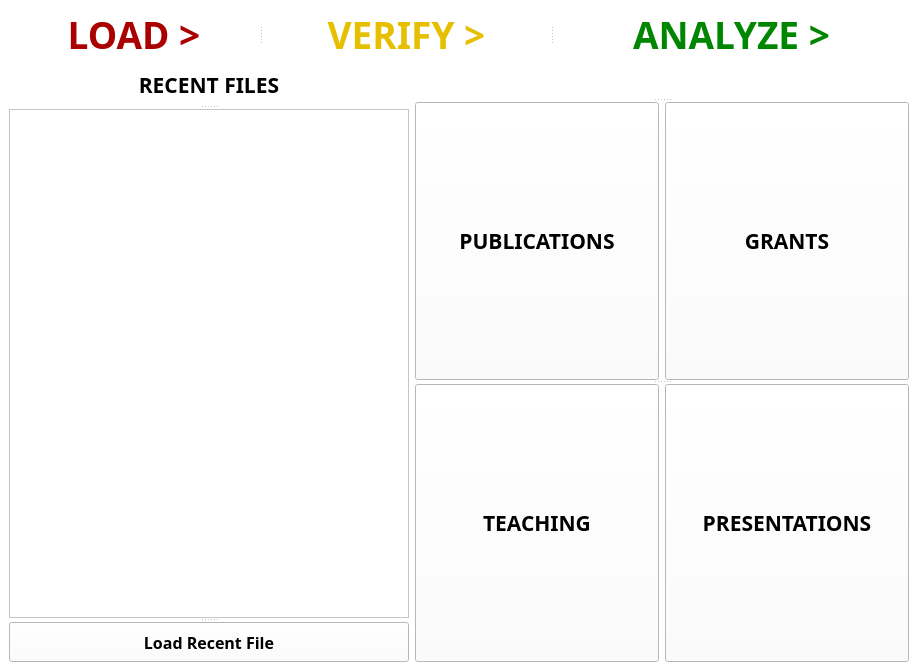
<?xml version="1.0" encoding="UTF-8"?>
<ui version="4.0">
 <class>LoadCSV</class>
 <widget class="QMainWindow" name="LoadCSV">
  <property name="geometry">
   <rect>
    <x>0</x>
    <y>0</y>
    <width>918</width>
    <height>671</height>
   </rect>
  </property>
  <property name="minimumSize">
   <size>
    <width>870</width>
    <height>625</height>
   </size>
  </property>
  <property name="palette">
   <palette>
    <active>
     <colorrole role="WindowText">
      <brush brushstyle="SolidPattern">
       <color alpha="255">
        <red>0</red>
        <green>0</green>
        <blue>0</blue>
       </color>
      </brush>
     </colorrole>
     <colorrole role="Button">
      <brush brushstyle="SolidPattern">
       <color alpha="255">
        <red>255</red>
        <green>255</green>
        <blue>255</blue>
       </color>
      </brush>
     </colorrole>
     <colorrole role="Light">
      <brush brushstyle="SolidPattern">
       <color alpha="255">
        <red>255</red>
        <green>255</green>
        <blue>255</blue>
       </color>
      </brush>
     </colorrole>
     <colorrole role="Midlight">
      <brush brushstyle="SolidPattern">
       <color alpha="255">
        <red>255</red>
        <green>255</green>
        <blue>255</blue>
       </color>
      </brush>
     </colorrole>
     <colorrole role="Dark">
      <brush brushstyle="SolidPattern">
       <color alpha="255">
        <red>127</red>
        <green>127</green>
        <blue>127</blue>
       </color>
      </brush>
     </colorrole>
     <colorrole role="Mid">
      <brush brushstyle="SolidPattern">
       <color alpha="255">
        <red>170</red>
        <green>170</green>
        <blue>170</blue>
       </color>
      </brush>
     </colorrole>
     <colorrole role="Text">
      <brush brushstyle="SolidPattern">
       <color alpha="255">
        <red>0</red>
        <green>0</green>
        <blue>0</blue>
       </color>
      </brush>
     </colorrole>
     <colorrole role="BrightText">
      <brush brushstyle="SolidPattern">
       <color alpha="255">
        <red>255</red>
        <green>255</green>
        <blue>255</blue>
       </color>
      </brush>
     </colorrole>
     <colorrole role="ButtonText">
      <brush brushstyle="SolidPattern">
       <color alpha="255">
        <red>0</red>
        <green>0</green>
        <blue>0</blue>
       </color>
      </brush>
     </colorrole>
     <colorrole role="Base">
      <brush brushstyle="SolidPattern">
       <color alpha="255">
        <red>255</red>
        <green>255</green>
        <blue>255</blue>
       </color>
      </brush>
     </colorrole>
     <colorrole role="Window">
      <brush brushstyle="SolidPattern">
       <color alpha="255">
        <red>255</red>
        <green>255</green>
        <blue>255</blue>
       </color>
      </brush>
     </colorrole>
     <colorrole role="Shadow">
      <brush brushstyle="SolidPattern">
       <color alpha="255">
        <red>0</red>
        <green>0</green>
        <blue>0</blue>
       </color>
      </brush>
     </colorrole>
     <colorrole role="AlternateBase">
      <brush brushstyle="SolidPattern">
       <color alpha="255">
        <red>255</red>
        <green>255</green>
        <blue>255</blue>
       </color>
      </brush>
     </colorrole>
     <colorrole role="ToolTipBase">
      <brush brushstyle="SolidPattern">
       <color alpha="255">
        <red>255</red>
        <green>255</green>
        <blue>220</blue>
       </color>
      </brush>
     </colorrole>
     <colorrole role="ToolTipText">
      <brush brushstyle="SolidPattern">
       <color alpha="255">
        <red>0</red>
        <green>0</green>
        <blue>0</blue>
       </color>
      </brush>
     </colorrole>
    </active>
    <inactive>
     <colorrole role="WindowText">
      <brush brushstyle="SolidPattern">
       <color alpha="255">
        <red>0</red>
        <green>0</green>
        <blue>0</blue>
       </color>
      </brush>
     </colorrole>
     <colorrole role="Button">
      <brush brushstyle="SolidPattern">
       <color alpha="255">
        <red>255</red>
        <green>255</green>
        <blue>255</blue>
       </color>
      </brush>
     </colorrole>
     <colorrole role="Light">
      <brush brushstyle="SolidPattern">
       <color alpha="255">
        <red>255</red>
        <green>255</green>
        <blue>255</blue>
       </color>
      </brush>
     </colorrole>
     <colorrole role="Midlight">
      <brush brushstyle="SolidPattern">
       <color alpha="255">
        <red>255</red>
        <green>255</green>
        <blue>255</blue>
       </color>
      </brush>
     </colorrole>
     <colorrole role="Dark">
      <brush brushstyle="SolidPattern">
       <color alpha="255">
        <red>127</red>
        <green>127</green>
        <blue>127</blue>
       </color>
      </brush>
     </colorrole>
     <colorrole role="Mid">
      <brush brushstyle="SolidPattern">
       <color alpha="255">
        <red>170</red>
        <green>170</green>
        <blue>170</blue>
       </color>
      </brush>
     </colorrole>
     <colorrole role="Text">
      <brush brushstyle="SolidPattern">
       <color alpha="255">
        <red>0</red>
        <green>0</green>
        <blue>0</blue>
       </color>
      </brush>
     </colorrole>
     <colorrole role="BrightText">
      <brush brushstyle="SolidPattern">
       <color alpha="255">
        <red>255</red>
        <green>255</green>
        <blue>255</blue>
       </color>
      </brush>
     </colorrole>
     <colorrole role="ButtonText">
      <brush brushstyle="SolidPattern">
       <color alpha="255">
        <red>0</red>
        <green>0</green>
        <blue>0</blue>
       </color>
      </brush>
     </colorrole>
     <colorrole role="Base">
      <brush brushstyle="SolidPattern">
       <color alpha="255">
        <red>255</red>
        <green>255</green>
        <blue>255</blue>
       </color>
      </brush>
     </colorrole>
     <colorrole role="Window">
      <brush brushstyle="SolidPattern">
       <color alpha="255">
        <red>255</red>
        <green>255</green>
        <blue>255</blue>
       </color>
      </brush>
     </colorrole>
     <colorrole role="Shadow">
      <brush brushstyle="SolidPattern">
       <color alpha="255">
        <red>0</red>
        <green>0</green>
        <blue>0</blue>
       </color>
      </brush>
     </colorrole>
     <colorrole role="AlternateBase">
      <brush brushstyle="SolidPattern">
       <color alpha="255">
        <red>255</red>
        <green>255</green>
        <blue>255</blue>
       </color>
      </brush>
     </colorrole>
     <colorrole role="ToolTipBase">
      <brush brushstyle="SolidPattern">
       <color alpha="255">
        <red>255</red>
        <green>255</green>
        <blue>220</blue>
       </color>
      </brush>
     </colorrole>
     <colorrole role="ToolTipText">
      <brush brushstyle="SolidPattern">
       <color alpha="255">
        <red>0</red>
        <green>0</green>
        <blue>0</blue>
       </color>
      </brush>
     </colorrole>
    </inactive>
    <disabled>
     <colorrole role="WindowText">
      <brush brushstyle="SolidPattern">
       <color alpha="255">
        <red>127</red>
        <green>127</green>
        <blue>127</blue>
       </color>
      </brush>
     </colorrole>
     <colorrole role="Button">
      <brush brushstyle="SolidPattern">
       <color alpha="255">
        <red>255</red>
        <green>255</green>
        <blue>255</blue>
       </color>
      </brush>
     </colorrole>
     <colorrole role="Light">
      <brush brushstyle="SolidPattern">
       <color alpha="255">
        <red>255</red>
        <green>255</green>
        <blue>255</blue>
       </color>
      </brush>
     </colorrole>
     <colorrole role="Midlight">
      <brush brushstyle="SolidPattern">
       <color alpha="255">
        <red>255</red>
        <green>255</green>
        <blue>255</blue>
       </color>
      </brush>
     </colorrole>
     <colorrole role="Dark">
      <brush brushstyle="SolidPattern">
       <color alpha="255">
        <red>127</red>
        <green>127</green>
        <blue>127</blue>
       </color>
      </brush>
     </colorrole>
     <colorrole role="Mid">
      <brush brushstyle="SolidPattern">
       <color alpha="255">
        <red>170</red>
        <green>170</green>
        <blue>170</blue>
       </color>
      </brush>
     </colorrole>
     <colorrole role="Text">
      <brush brushstyle="SolidPattern">
       <color alpha="255">
        <red>127</red>
        <green>127</green>
        <blue>127</blue>
       </color>
      </brush>
     </colorrole>
     <colorrole role="BrightText">
      <brush brushstyle="SolidPattern">
       <color alpha="255">
        <red>255</red>
        <green>255</green>
        <blue>255</blue>
       </color>
      </brush>
     </colorrole>
     <colorrole role="ButtonText">
      <brush brushstyle="SolidPattern">
       <color alpha="255">
        <red>127</red>
        <green>127</green>
        <blue>127</blue>
       </color>
      </brush>
     </colorrole>
     <colorrole role="Base">
      <brush brushstyle="SolidPattern">
       <color alpha="255">
        <red>255</red>
        <green>255</green>
        <blue>255</blue>
       </color>
      </brush>
     </colorrole>
     <colorrole role="Window">
      <brush brushstyle="SolidPattern">
       <color alpha="255">
        <red>255</red>
        <green>255</green>
        <blue>255</blue>
       </color>
      </brush>
     </colorrole>
     <colorrole role="Shadow">
      <brush brushstyle="SolidPattern">
       <color alpha="255">
        <red>0</red>
        <green>0</green>
        <blue>0</blue>
       </color>
      </brush>
     </colorrole>
     <colorrole role="AlternateBase">
      <brush brushstyle="SolidPattern">
       <color alpha="255">
        <red>255</red>
        <green>255</green>
        <blue>255</blue>
       </color>
      </brush>
     </colorrole>
     <colorrole role="ToolTipBase">
      <brush brushstyle="SolidPattern">
       <color alpha="255">
        <red>255</red>
        <green>255</green>
        <blue>220</blue>
       </color>
      </brush>
     </colorrole>
     <colorrole role="ToolTipText">
      <brush brushstyle="SolidPattern">
       <color alpha="255">
        <red>0</red>
        <green>0</green>
        <blue>0</blue>
       </color>
      </brush>
     </colorrole>
    </disabled>
   </palette>
  </property>
  <property name="windowTitle">
   <string>MainWindow</string>
  </property>
  <property name="autoFillBackground">
   <bool>true</bool>
  </property>
  <widget class="QWidget" name="centralwidget">
   <property name="minimumSize">
    <size>
     <width>800</width>
     <height>600</height>
    </size>
   </property>
   <layout class="QGridLayout" name="gridLayout">
    <item row="0" column="0" colspan="2">
     <widget class="QSplitter" name="splitter">
      <property name="orientation">
       <enum>Qt::Horizontal</enum>
      </property>
      <widget class="QPushButton" name="load_btn">
       <property name="minimumSize">
        <size>
         <width>250</width>
         <height>50</height>
        </size>
       </property>
       <property name="maximumSize">
        <size>
         <width>16777215</width>
         <height>50</height>
        </size>
       </property>
       <property name="palette">
        <palette>
         <active>
          <colorrole role="ButtonText">
           <brush brushstyle="SolidPattern">
            <color alpha="255">
             <red>170</red>
             <green>0</green>
             <blue>0</blue>
            </color>
           </brush>
          </colorrole>
         </active>
         <inactive>
          <colorrole role="ButtonText">
           <brush brushstyle="SolidPattern">
            <color alpha="255">
             <red>170</red>
             <green>0</green>
             <blue>0</blue>
            </color>
           </brush>
          </colorrole>
         </inactive>
         <disabled>
          <colorrole role="ButtonText">
           <brush brushstyle="SolidPattern">
            <color alpha="255">
             <red>120</red>
             <green>120</green>
             <blue>120</blue>
            </color>
           </brush>
          </colorrole>
         </disabled>
        </palette>
       </property>
       <property name="font">
        <font>
         <family>Arial Black</family>
         <pointsize>28</pointsize>
         <weight>75</weight>
         <bold>true</bold>
        </font>
       </property>
       <property name="text">
        <string>LOAD &gt;</string>
       </property>
       <property name="flat">
        <bool>true</bool>
       </property>
      </widget>
      <widget class="QPushButton" name="verify_btn">
       <property name="minimumSize">
        <size>
         <width>250</width>
         <height>50</height>
        </size>
       </property>
       <property name="maximumSize">
        <size>
         <width>16777215</width>
         <height>50</height>
        </size>
       </property>
       <property name="palette">
        <palette>
         <active>
          <colorrole role="ButtonText">
           <brush brushstyle="SolidPattern">
            <color alpha="255">
             <red>229</red>
             <green>191</green>
             <blue>0</blue>
            </color>
           </brush>
          </colorrole>
         </active>
         <inactive>
          <colorrole role="ButtonText">
           <brush brushstyle="SolidPattern">
            <color alpha="255">
             <red>229</red>
             <green>191</green>
             <blue>0</blue>
            </color>
           </brush>
          </colorrole>
         </inactive>
         <disabled>
          <colorrole role="ButtonText">
           <brush brushstyle="SolidPattern">
            <color alpha="255">
             <red>127</red>
             <green>127</green>
             <blue>127</blue>
            </color>
           </brush>
          </colorrole>
         </disabled>
        </palette>
       </property>
       <property name="font">
        <font>
         <family>Arial Black</family>
         <pointsize>28</pointsize>
         <weight>75</weight>
         <bold>true</bold>
        </font>
       </property>
       <property name="text">
        <string>VERIFY &gt;</string>
       </property>
       <property name="flat">
        <bool>true</bool>
       </property>
      </widget>
      <widget class="QPushButton" name="analyze_btn">
       <property name="minimumSize">
        <size>
         <width>250</width>
         <height>50</height>
        </size>
       </property>
       <property name="maximumSize">
        <size>
         <width>16777215</width>
         <height>50</height>
        </size>
       </property>
       <property name="palette">
        <palette>
         <active>
          <colorrole role="ButtonText">
           <brush brushstyle="SolidPattern">
            <color alpha="255">
             <red>0</red>
             <green>134</green>
             <blue>0</blue>
            </color>
           </brush>
          </colorrole>
         </active>
         <inactive>
          <colorrole role="ButtonText">
           <brush brushstyle="SolidPattern">
            <color alpha="255">
             <red>0</red>
             <green>134</green>
             <blue>0</blue>
            </color>
           </brush>
          </colorrole>
         </inactive>
         <disabled>
          <colorrole role="ButtonText">
           <brush brushstyle="SolidPattern">
            <color alpha="255">
             <red>120</red>
             <green>120</green>
             <blue>120</blue>
            </color>
           </brush>
          </colorrole>
         </disabled>
        </palette>
       </property>
       <property name="font">
        <font>
         <family>Arial Black</family>
         <pointsize>28</pointsize>
         <weight>75</weight>
         <bold>true</bold>
        </font>
       </property>
       <property name="text">
        <string>ANALYZE &gt;</string>
       </property>
       <property name="flat">
        <bool>true</bool>
       </property>
      </widget>
     </widget>
    </item>
    <item row="1" column="0">
     <widget class="QSplitter" name="splitter_2">
      <property name="orientation">
       <enum>Qt::Vertical</enum>
      </property>
      <widget class="QLabel" name="recent_files_label">
       <property name="minimumSize">
        <size>
         <width>0</width>
         <height>40</height>
        </size>
       </property>
       <property name="maximumSize">
        <size>
         <width>16777215</width>
         <height>40</height>
        </size>
       </property>
       <property name="font">
        <font>
         <family>Arial Black</family>
         <pointsize>16</pointsize>
         <weight>75</weight>
         <bold>true</bold>
        </font>
       </property>
       <property name="text">
        <string>RECENT FILES</string>
       </property>
       <property name="alignment">
        <set>Qt::AlignCenter</set>
       </property>
      </widget>
      <widget class="QListView" name="recent_files_list">
       <property name="maximumSize">
        <size>
         <width>400</width>
         <height>16777215</height>
        </size>
       </property>
      </widget>
      <widget class="QPushButton" name="loadRecentFile_btn">
       <property name="minimumSize">
        <size>
         <width>0</width>
         <height>30</height>
        </size>
       </property>
       <property name="maximumSize">
        <size>
         <width>16777215</width>
         <height>40</height>
        </size>
       </property>
       <property name="font">
        <font>
         <family>Arial Black</family>
         <pointsize>12</pointsize>
         <weight>75</weight>
         <bold>true</bold>
        </font>
       </property>
       <property name="text">
        <string>Load Recent File</string>
       </property>
      </widget>
     </widget>
    </item>
    <item row="1" column="1">
     <widget class="QSplitter" name="splitter_3">
      <property name="orientation">
       <enum>Qt::Vertical</enum>
      </property>
      <widget class="QWidget" name="layoutWidget">
       <layout class="QHBoxLayout" name="horizontalLayout_3">
        <item>
         <widget class="QLabel" name="lblError">
          <property name="minimumSize">
           <size>
            <width>0</width>
            <height>20</height>
           </size>
          </property>
          <property name="maximumSize">
           <size>
            <width>16777215</width>
            <height>40</height>
           </size>
          </property>
          <property name="palette">
           <palette>
            <active>
             <colorrole role="WindowText">
              <brush brushstyle="SolidPattern">
               <color alpha="255">
                <red>255</red>
                <green>0</green>
                <blue>0</blue>
               </color>
              </brush>
             </colorrole>
            </active>
            <inactive>
             <colorrole role="WindowText">
              <brush brushstyle="SolidPattern">
               <color alpha="255">
                <red>255</red>
                <green>0</green>
                <blue>0</blue>
               </color>
              </brush>
             </colorrole>
            </inactive>
            <disabled>
             <colorrole role="WindowText">
              <brush brushstyle="SolidPattern">
               <color alpha="255">
                <red>127</red>
                <green>127</green>
                <blue>127</blue>
               </color>
              </brush>
             </colorrole>
            </disabled>
           </palette>
          </property>
          <property name="font">
           <font>
            <pointsize>16</pointsize>
            <weight>75</weight>
            <bold>true</bold>
           </font>
          </property>
          <property name="text">
           <string/>
          </property>
          <property name="scaledContents">
           <bool>false</bool>
          </property>
          <property name="alignment">
           <set>Qt::AlignLeading|Qt::AlignLeft|Qt::AlignVCenter</set>
          </property>
          <property name="wordWrap">
           <bool>true</bool>
          </property>
         </widget>
        </item>
       </layout>
      </widget>
      <widget class="QWidget" name="layoutWidget">
       <layout class="QHBoxLayout" name="horizontalLayout">
        <item>
         <widget class="QPushButton" name="publication_btn">
          <property name="sizePolicy">
           <sizepolicy hsizetype="Minimum" vsizetype="Expanding">
            <horstretch>0</horstretch>
            <verstretch>0</verstretch>
           </sizepolicy>
          </property>
          <property name="minimumSize">
           <size>
            <width>200</width>
            <height>200</height>
           </size>
          </property>
          <property name="font">
           <font>
            <family>Arial Black</family>
            <pointsize>16</pointsize>
            <weight>75</weight>
            <bold>true</bold>
           </font>
          </property>
          <property name="text">
           <string>PUBLICATIONS</string>
          </property>
         </widget>
        </item>
        <item>
         <widget class="QPushButton" name="grant_btn">
          <property name="sizePolicy">
           <sizepolicy hsizetype="Minimum" vsizetype="Expanding">
            <horstretch>0</horstretch>
            <verstretch>0</verstretch>
           </sizepolicy>
          </property>
          <property name="minimumSize">
           <size>
            <width>200</width>
            <height>200</height>
           </size>
          </property>
          <property name="font">
           <font>
            <family>Arial Black</family>
            <pointsize>16</pointsize>
            <weight>75</weight>
            <bold>true</bold>
           </font>
          </property>
          <property name="text">
           <string>GRANTS</string>
          </property>
         </widget>
        </item>
       </layout>
      </widget>
      <widget class="QWidget" name="layoutWidget">
       <layout class="QHBoxLayout" name="horizontalLayout_2">
        <item>
         <widget class="QPushButton" name="teaching_btn">
          <property name="sizePolicy">
           <sizepolicy hsizetype="Minimum" vsizetype="Expanding">
            <horstretch>0</horstretch>
            <verstretch>0</verstretch>
           </sizepolicy>
          </property>
          <property name="minimumSize">
           <size>
            <width>200</width>
            <height>200</height>
           </size>
          </property>
          <property name="font">
           <font>
            <family>Arial Black</family>
            <pointsize>16</pointsize>
            <weight>75</weight>
            <bold>true</bold>
           </font>
          </property>
          <property name="text">
           <string>TEACHING</string>
          </property>
         </widget>
        </item>
        <item>
         <widget class="QPushButton" name="presentation_btn">
          <property name="sizePolicy">
           <sizepolicy hsizetype="Minimum" vsizetype="Expanding">
            <horstretch>0</horstretch>
            <verstretch>0</verstretch>
           </sizepolicy>
          </property>
          <property name="minimumSize">
           <size>
            <width>200</width>
            <height>200</height>
           </size>
          </property>
          <property name="font">
           <font>
            <family>Arial Black</family>
            <pointsize>16</pointsize>
            <weight>75</weight>
            <bold>true</bold>
           </font>
          </property>
          <property name="text">
           <string>PRESENTATIONS</string>
          </property>
         </widget>
        </item>
       </layout>
      </widget>
     </widget>
    </item>
   </layout>
  </widget>
 </widget>
 <resources/>
 <connections/>
</ui>
